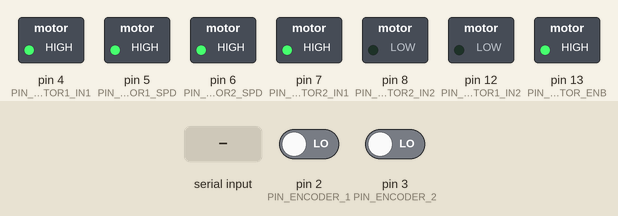
Bench run of a sketch on a simulated Arduino Uno, built with avr-gcc and run on an emulated ATmega328P. Shown: switched loads named in the sketch (green lamp = pin HIGH). The test bench sets the inputs (shaded band); at power-on: pin 2 (PIN_ENCODER_1) LOW, pin 3 (PIN_ENCODER_2) LOW. What the sketch prints to the serial monitor is not drawn.

Above: at 2.2 s.
2.3 s: "90,45\n" received over Serial
At 3.7 s:
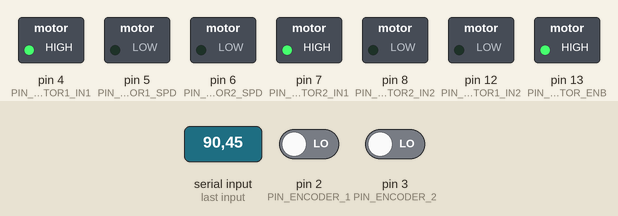
4.8 s: "30,150\n" received over Serial
At 5.6 s:
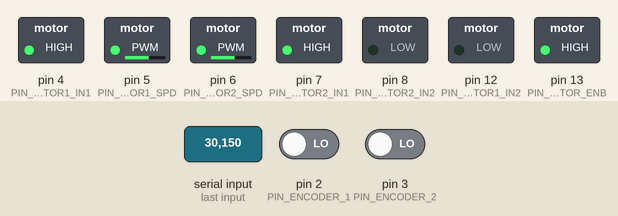
7.3 s: "200\n" received over Serial
At 7.8 s:
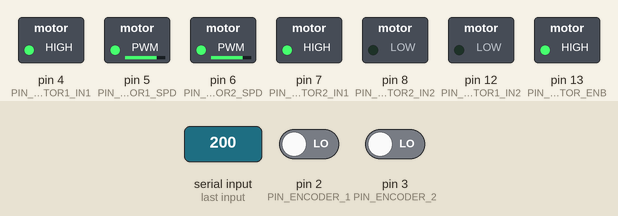
Timing chart, 0 to 10.3 s (numbered marks = the images above; inputs shaded):
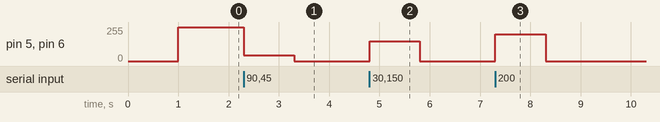

The sketch:

Ferro_BasicEncoderReader.ino
```cpp
#define PIN_MOTOR1_IN1 4
#define PIN_MOTOR1_IN2 12

#define PIN_MOTOR2_IN1 7
#define PIN_MOTOR2_IN2 8

#define PIN_MOTOR1_SPD 5
#define PIN_MOTOR2_SPD 6

#define PIN_MOTOR_ENB 13

#define PIN_ENCODER_1 2
#define PIN_ENCODER_2 3


void motorFullSpeed()
{
  digitalWrite(PIN_MOTOR1_SPD, HIGH);
  digitalWrite(PIN_MOTOR2_SPD, HIGH);
}

void motorStop()
{
  digitalWrite(PIN_MOTOR1_SPD, LOW);
  digitalWrite(PIN_MOTOR2_SPD, LOW);
}

void motorForward()
{
  digitalWrite(PIN_MOTOR1_IN1, HIGH);
  digitalWrite(PIN_MOTOR1_IN2, LOW);
  digitalWrite(PIN_MOTOR2_IN1, HIGH);
  digitalWrite(PIN_MOTOR2_IN2, LOW);
  setSpeed(255);
}

void setSpeed(int speed)
{
  analogWrite(PIN_MOTOR1_SPD, speed);
  analogWrite(PIN_MOTOR2_SPD, speed);
}


unsigned long lastTimeLowHigh = 0;
unsigned long lastTimeHighLow = 0;
int enc1Last = LOW;
int enc2Last = LOW;
void setup() {
  // put your setup code here, to run once:
  Serial.begin(115200);
  pinMode(PIN_MOTOR_ENB, OUTPUT);
  digitalWrite(PIN_MOTOR_ENB, HIGH);
  pinMode(PIN_MOTOR1_IN1, OUTPUT);
  pinMode(PIN_MOTOR1_IN2, OUTPUT);
  pinMode(PIN_MOTOR2_IN1, OUTPUT);
  pinMode(PIN_MOTOR2_IN2, OUTPUT);
  pinMode(PIN_MOTOR1_SPD, OUTPUT);
  pinMode(PIN_MOTOR2_SPD, OUTPUT);
  pinMode(PIN_ENCODER_1, INPUT);
  pinMode(PIN_ENCODER_2, INPUT);
  motorStop();
  delay(1000);
  digitalWrite(PIN_MOTOR_ENB, HIGH);
  Serial.println("Ready");
  motorForward();
}

void loop() {
  delay(2);
  int enc1 = digitalRead(PIN_ENCODER_1);
  int enc2 = digitalRead(PIN_ENCODER_2);

  if (enc1 == HIGH && enc1Last != HIGH)
  {
    enc1Last = HIGH;
    unsigned long t = micros();
    unsigned long diff = t - lastTimeLowHigh;
    lastTimeLowHigh = t;

    Serial.print("Encoder 1: HIGH ");
    Serial.println(diff);
  }
  else if (enc1 == LOW && enc1Last != LOW)
  {
    enc1Last = LOW;
    unsigned long t = micros();
    unsigned long diff = t - lastTimeHighLow;
    lastTimeHighLow = t;
    Serial.print("Encoder 1: LOW ");
    Serial.println(diff);
  }

  if (enc2 == HIGH && enc2Last != HIGH)
  {
    enc2Last = HIGH;
    Serial.println("Encoder 2: HIGH");
  }
  else if (enc2 == LOW && enc2Last != LOW)
  {
    enc2Last = LOW;
    Serial.println("Encoder 2: LOW");
  }

  if (Serial.available())
  {
    int num = Serial.parseInt();

    setSpeed(num);
  }

}
```

Measured:
- after the input at 2.3 s, pin 5 (PIN_MOTOR1_SPD), pin 6 (PIN_MOTOR2_SPD): 255/255 → 45/255 at once, → 0/255 1.0 s later
- after the input at 4.8 s, pin 5 (PIN_MOTOR1_SPD), pin 6 (PIN_MOTOR2_SPD): 0/255 → 150/255 at once, → 0/255 1.0 s later
- after the input at 7.3 s, pin 5 (PIN_MOTOR1_SPD), pin 6 (PIN_MOTOR2_SPD): 0/255 → 200/255 at once, → 0/255 1.0 s later
